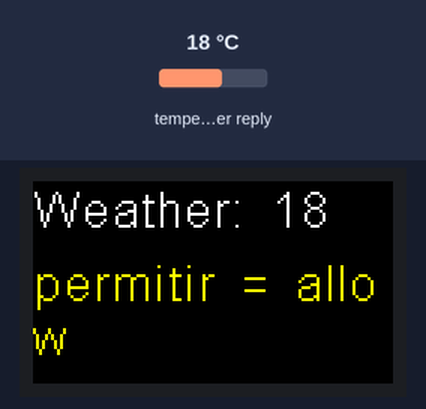
The sketch below on a simulated ESP32. Parts: 240×135 colour display. Inputs (shaded band) come from the test bench; at power-on: temperature in the weather reply 18 °C. WiFi joins after 1.5 s; servers stay silent unless stated; random numbers use the default seed unless the sketch sets one; web services answer with replies made up by the test bench; what the sketch prints to the serial monitor is not drawn.

Above: at 1.9 s.
At 62.3 s:
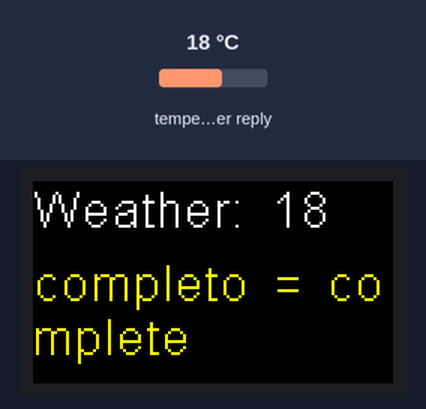
At 122.7 s:
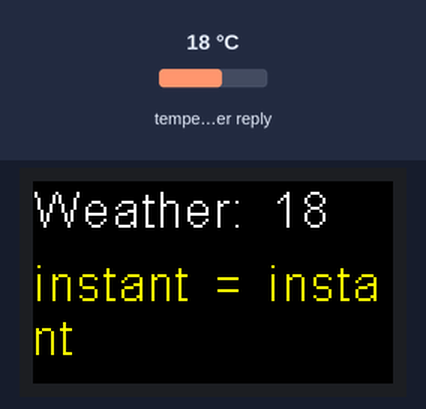

The sketch:

WeatherAndPortugueseCorrectFontFinal.ino
```cpp
#include <SPI.h>
#include <TFT_eSPI.h>

#include "MyFont.h"

#define GFXFF 1

#define MYFONT32 &FreeArial12full

TFT_eSPI tft = TFT_eSPI();

#include <WiFi.h>
#include <HTTPClient.h>
#include <ArduinoJson.h>


const char* ssid = "YOUR_WIFI";
const char* password = "YOUR_WIFI_PASSWORD";

const String endpoint = "http://api.openweathermap.org/data/2.5/weather?id=YOUR_CITY_ID&units=metric&APPID=";
const String key = "YOUR_KEY";

const String portWords[] = {"como = as", "seu = his", "que = that", "ele = he", "foi = was", "para = for", "em = on", "são = are", "com = with", "eles = they", "ser = be", "em = at", "uma = one", "tem = have", "este = this", "a partir de = from", "por = by", "quente = hot", "palavra = word", "mas = but", "o que = what", "alguns = some", "é = is", "ele = it", "você = you", "ou = or", "teve = had", "o = the", "de = of", "a = to", "e = and", "uma = a", "em = in", "nós = we", "lata = can", "fora = out", "outro = other", "foram = were", "que = which", "fazer = do", "seu = their", "tempo = time", "se = if", "vontade = will", "como = how", "disse = said", "uma = an", "cada = each", "dizer = tell", "faz = does", "conjunto = set", "três = three", "quer = want", "ar = air", "bem = well", "também = also", "jogar = play", "pequeno = small", "fim = end", "colocar = put", "casa = home", "ler = read", "mão = hand", "port = port", "grande = large", "soletrar = spell", "adicionar = add", "mesmo = even", "terra = land", "aqui = here", "necessário = must", "grande = big", "alto = high", "tais = such", "siga = follow", "ato = act", "por que = why", "perguntar = ask", "homens = men", "mudança = change", "fui = went", "luz = light", "tipo = kind", "off = off", "precisa = need", "casa = house", "imagem = picture", "tentar = try", "nós = us", "novamente = again", "animais = animal", "ponto = point", "mãe = mother", "mundo = world", "perto = near", "construir = build", "auto = self", "terra = earth", "pai = father", "qualquer = any", "novo = new", "trabalho = work", "parte = part", "tomar = take", "obter = get", "lugar = place", "feito = made", "viver = live", "onde = where", "depois = after", "de volta = back", "pouco = little", "apenas = only", "rodada = round", "homem = man", "ano = year", "veio = came", "exposição = show", "cada = every", "bom = good", "me = me", "dar = give", "nossa = our", "sob = under", "nome = name", "muito = very", "através = through", "justo = just", "forma = form", "sentença = sentence", "grande = great", "acho que = think", "dizer = say", "ajudar = help", "baixo = low", "linha = line", "diferir = differ", "vez = turn", "causa = cause", "muito = much", "significar = mean", "antes = before", "mudança = move", "direito = right", "menino = boy", "velho = old", "também = too", "mesmo = same", "ela = she", "tudo = all", "lá = there", "quando = when", "up = up", "usar = use", "seu = your", "maneira = way", "sobre = about", "muitos = many", "depois = then", "eles = them", "escrever = write", "faria = would", "como = like", "assim = so", "estes = these", "seu = her", "longo = long", "fazer = make", "coisa = thing", "veja = see", "ele = him", "dois = two", "tem = has", "olhar = look", "mais = more", "dia = day", "poderia = could", "ir = go", "vir = come", "fez = did", "número = number", "som = sound", "não = no", "mais = most", "pessoas = people", "meu = my", "sobre = over", "sei = know", "água = water", "que = than", "chamada = call", "primeiro = first", "que = who", "pode = may", "para baixo = down", "lado = side", "sido = been", "agora = now", "encontrar = find", "cabeça = head", "ficar = stand", "próprio = own", "página = page", "deveria = should", "país = country", "encontrado = found", "resposta = answer", "escola = school", "crescer = grow", "estudo = study", "ainda = still", "aprender = learn", "planta = plant", "cobertura = cover", "alimentos = food", "sol = sun", "quatro = four", "entre = between", "estado = state", "manter = keep", "olho = eye", "nunca = never", "último = last", "deixar = let", "pensava = thought", "cidade = city", "árvore = tree", "atravessar = cross", "fazenda = farm", "difícil = hard", "começo = start", "poder = might", "história = story", "serra = saw", "longe = far", "mar = sea", "desenhar = draw", "esquerda = left", "tarde = late", "run = run", "não = don’t", "enquanto = while", "imprensa = press", "perto = close", "noite = night", "reais = real", "vida = life", "poucos = few", "norte = north", "livro = book", "carregam = carry", "tomou = took", "ciência = science", "comer = eat", "quarto = room", "amigo = friend", "começou = began", "idéia = idea", "peixe = fish", "montanha = mountain", "Pare = stop", "uma vez = once", "base = base", "ouvir = hear", "cavalo = horse", "corte = cut", "certo = sure", "assista = watch", "cor = color", "rosto = face", "madeira = wood", "principal = main", "aberto = open", "parecem = seem", "juntos = together", "próximo = next", "branco = white", "crianças = children", "início = begin", "tem = got", "andar = walk", "exemplo = example", "facilidade = ease", "papel = paper", "grupo = group", "sempre = always", "música = music", "aqueles = those", "tanto = both", "marca = mark", "muitas vezes = often", "carta = letter", "até = until", "milha = mile", "rio = river", "carro = car", "pés = feet", "cuidados = care", "segunda = second", "suficiente = enough", "plain = plain", "menina = girl", "habitual = usual", "jovem = young", "pronto = ready", "acima = above", "sempre = ever", "vermelho = red", "lista = list", "embora = though", "sentir = feel", "Discussão = talk", "pássaro = bird", "em breve = soon", "corpo = body", "cão = dog", "família = family", "direto = direct", "representar = pose", "deixar = leave", "canção = song", "medir = measure", "porta = door", "produto = product", "preto = black", "curta = short", "numeral = numeral", "classe = class", "vento = wind", "pergunta = question", "acontecer = happen", "completo = complete", "navio = ship", "área = area", "metade = half", "rocha = rock", "ordem = order", "fogo = fire", "sul = south", "problema = problem", "peça = piece", "disse = told", "sabia = knew", "passar = pass", "desde = since", "topo = top", "inteiro = whole", "rei = king", "rua = street", "polegada = inch", "multiplicar = multiply", "nada = nothing", "curso = course", "ficar = stay", "roda = wheel", "completo = full", "força = force", "azul = blue", "objeto = object", "decidir = decide", "superfície = surface", "profunda = deep", "lua = moon", "ilha = island", "pé = foot", "sistema = system", "ocupado = busy", "teste = test", "registro = record", "barco = boat", "comum = common", "ouro = gold", "possível = possible", "avião = plane", "lugar = stead", "seca = dry", "pergunto = wonder", "risada = laugh", "mil = thousand", "atrás = ago", "ran = ran", "verifique = check", "jogo = game", "forma = shape", "equiparar = equate", "quente = hot", "senhorita = miss", "trouxe = brought", "calor = heat", "neve = snow", "pneu = tire", "trazer = bring", "sim = yes", "distante = distant", "preencher = fill", "leste = east", "pintar = paint", "linguagem = language", "entre = among", "unidade = unit", "poder = power", "cidade = town", "multa = fine", "certo = certain", "voar = fly", "cair = fall", "conduzir = lead", "grito = cry", "escuro = dark", "máquina = machine", "nota = note", "esperar = wait", "plano = plan", "figura = figure", "estrela = star", "caixa = box", "substantivo = noun", "campo = field", "resto = rest", "correto = correct", "capaz = able", "libra = pound", "done = done", "beleza = beauty", "unidade = drive", "se = stood", "contêm = contain", "frente = front", "ensinar = teach", "semana = week", "finais = final", "deu = gave", "verde = green", "ó = oh", "rápida = quick", "desenvolver = develop", "oceano = ocean", "quente = warm", "livre = free", "minuto = minute", "forte = strong", "especial = special", "mente = mind", "atrás = behind", "claro = clear", "cauda = tail", "produzir = produce", "fato = fact", "espaço = space", "ouvido = heard", "melhor = best", "horas = hour", "melhor = better", "verdade = true", "durante = during", "cem = hundred", "cinco = five", "lembre-se = remember", "passo = step", "cedo = early", "segurar = hold", "oeste = west", "solo = ground", "juros = interest", "alcançar = reach", "rápido = fast", "verbo = verb", "cantar = sing", "ouça = listen", "seis = six", "mesa = table", "viagens = travel", "menos = less", "manhã = morning", "dez = ten", "simples = simple", "vários = several", "vogal = vowel", "direção = toward", "guerra = war", "lay = lay", "contra = against", "padrão = pattern", "lento = slow", "centro = center", "amo = love", "pessoa = person", "dinheiro = money", "servir = serve", "aparecer = appear", "estrada = road", "mapa = map", "chuva = rain", "regra = rule", "governar = govern", "puxe = pull", "frio = cold", "aviso = notice", "voz = voice", "energia = energy", "caça = hunt", "provável = probable", "cama = bed", "irmão = brother", "ovo = egg", "passeio = ride", "celular = cell", "acreditar = believe", "talvez = perhaps", "escolher = pick", "súbita = sudden", "contar = count", "quadrado = square", "razão = reason", "comprimento = length", "representar = represent", "arte = art", "assunto = subject", "região = region", "tamanho = size", "variar = vary", "resolver = settle", "falar = speak", "peso = weight", "geral = general", "gelo = ice", "assunto = matter", "círculo = circle", "par = pair", "incluir = include", "dividir = divide", "sílaba = syllable", "sentido = felt", "grande = grand", "bola = ball", "ainda = yet", "onda = wave", "cair = drop", "coração = heart", "am = am", "presente = present", "pesado = heavy", "dança = dance", "motor = engine", "posição = position", "braço = arm", "ampla = wide", "vela = sail", "material de = material", "fração = fraction", "floresta = forest", "sentar-se = sit", "corrida = race", "janela = window", "loja = store", "verão = summer", "trem = train", "sono = sleep", "provar = prove", "solitário = lone", "perna = leg", "exercício = exercise", "parede = wall", "captura = catch", "mount = mount", "desejo = wish", "céu = sky", "conselho = board", "alegria = joy", "inverno = winter", "sat = sat", "escrito = written", "selvagem = wild", "instrumento = instrument", "guardado = kept", "vidro = glass", "grama = grass", "vaca = cow", "trabalho = job", "borda = edge", "sinal = sign", "visita = visit", "passado = past", "suave = soft", "diversão = fun", "brilhante = bright", "gás = gas", "tempo = weather", "mês = month", "milhão = million", "suportar = bear", "acabamento = finish", "feliz = happy", "Esperamos = hope", "flor = flower", "vestir = clothe", "estranho = strange", "gone = gone", "comércio = trade", "melodia = melody", "viagem = trip", "escritório = office", "receber = receive", "linha = row", "boca = mouth", "exata = exact", "símbolo = symbol", "morrer = die", "menos = least", "dificuldade = trouble", "grito = shout", "exceto = except", "escreveu = wrote", "semente = seed", "tom = tone", "juntar-se = join", "sugerir = suggest", "limpo = clean", "pausa = break", "senhora = lady", "quintal = yard", "subir = rise", "ruim = bad", "golpe = blow", "óleo = oil", "sangue = blood", "tocar = touch", "cresceu = grew", "cento = cent", "misturar = mix", "equipe = team", "fio = wire", "custo = cost", "perdido = lost", "marrom = brown", "desgaste = wear", "jardim = garden", "igual = equal", "enviado = sent", "escolher = choose", "caiu = fell", "caber = fit", "fluir = flow", "feira = fair", "banco = bank", "recolher = collect", "salvar = save", "controle = control", "decimal = decimal", "ouvido = ear", "mais = else", "bastante = quite", "quebrado = broke", "caso = case", "meio = middle", "matar = kill", "filho = son", "lago = lake", "momento = moment", "escala = scale", "alto = loud", "primavera = spring", "observar = observe", "criança = child", "reta = straight", "consoante = consonant", "nação = nation", "dicionário = dictionary", "leite = milk", "velocidade = speed", "método = method", "órgão = organ", "pagar = pay", "idade = age", "seção = section", "vestido = dress", "nuvem = cloud", "surpresa = surprise", "calma = quiet", "pedra = stone", "minúsculo = tiny", "subida = climb", "legal = cool", "projeto = design", "pobre = poor", "muito = lot", "experiência = experiment", "inferior = bottom", "chave = key", "ferro = iron", "único = single", "vara = stick", "plana = flat", "vinte = twenty", "pele = skin", "sorriso = smile", "vinco = crease", "buraco = hole", "saltar = jump", "bebê = baby", "oito = eight", "aldeia = village", "meet = meet", "raiz = root", "comprar = buy", "levantar = raise", "resolver = solve", "de metal = metal", "se = whether", "empurre = push", "sete = seven", "parágrafo = paragraph", "terceiro = third", "deve = shall", "held = held", "cabelo = hair", "descrever = describe", "cozinheiro = cook", "piso = floor", "ou = either", "resultado = result", "queimar = burn", "hill = hill", "seguro = safe", "cat = cat", "século = century", "considerar = consider", "tipo = type", "direito = law", "bit = bit", "costa = coast", "cópia = copy", "frase = phrase", "silenciosa = silent", "alto = tall", "areia = sand", "solo = soil", "rolo = roll", "temperatura = temperature", "dedo = finger", "indústria = industry", "valor = value", "luta = fight", "mentira = lie", "bater = beat", "excitar = excite", "naturais = natural", "vista = view", "sentido = sense", "Capital = capital", "não vai = won’t", "cadeira = chair", "perigo = danger", "frutas = fruit", "rico = rich", "grossa = thick", "soldado = soldier", "processo = process", "operar = operate", "prática = practice", "separado = separate", "difícil = difficult", "médico = doctor", "por favor = please", "proteger = protect", "meio-dia = noon", "colheita = crop", "moderno = modern", "elemento = element", "acertar = hit", "estudante = student", "canto = corner", "festa = party", "fornecimento = supply", "cuja = whose", "localizar = locate", "anel = ring", "caráter = character", "inseto = insect", "capturados = caught", "período = period", "indicam = indicate", "rádio = radio", "falou = spoke", "átomo = atom", "humano = human", "história = history", "efeito = effect", "elétrica = electric", "esperar = expect", "osso = bone", "trilho = rail", "imaginar = imagine", "fornecer = provide", "concordar = agree", "assim = thus", "suave = gentle", "mulher = woman", "capitão = captain", "acho que = guess", "necessário = necessary", "sharp = sharp", "asa = wing", "criar = create", "vizinho = neighbor", "lavagem = wash", "bat = bat", "vez = rather", "multidão = crowd", "milho = corn", "comparar = compare", "poema = poem", "corda = string", "sino = bell", "dependem = depend", "carne = meat", "esfregar = rub", "tubo = tube", "famoso = famous", "dólar = dollar", "córrego = stream", "medo = fear", "vista = sight", "fina = thin", "triângulo = triangle", "planeta = planet", "apressar = hurry", "chefe = chief", "colônia = colony", "relógio = clock", "mina = mine", "amarrar = tie", "introduzir = enter", "maior = major", "fresco = fresh", "pesquisa = search", "enviar = send", "amarelo = yellow", "pistola = gun", "permitir = allow", "impressão = print", "morto = dead", "local = spot", "deserto = desert", "terno = suit", "atual = current", "elevador = lift", "aumentou = rose", "chegar = arrive", "mestre = master", "trilha = track", "pai = parent", "costa = shore", "divisão = division", "folha = sheet", "substância = substance", "favorecer = favor", "conectar = connect", "pós = post", "passar = spend", "acorde = chord", "gordura = fat", "feliz = glad", "original = original", "share = share", "estação = station", "pai = dad", "pão = bread", "cobrar = charge", "adequada = proper", "bar = bar", "oferta = offer", "segmento = segment", "escravo = slave", "pato = duck", "instant = instant", "mercado = market", "grau = degree", "preencher = populate", "pinto = chick", "caro = dear", "inimigo = enemy", "responder = reply", "bebida = drink", "ocorrer = occur", "apoio = support", "discurso = speech", "natureza = nature", "gama = range", "vapor = steam", "movimento = motion", "caminho = path", "líquido = liquid", "log = log", "significava = meant", "quociente = quotient", "dentes = teeth", "casca = shell", "pescoço = neck", "oxigênio = oxygen", "açúcar = sugar", "morte = death", "bastante = pretty", "habilidade = skill", "mulheres = women", "temporada = season", "solução = solution", "ímã = magnet", "prata = silver", "obrigado = thank", "ramo = branch", "jogo = match", "sufixo = suffix", "especialmente = especially", "figo = fig", "medo = afraid", "enorme = huge", "irmã = sister", "aço = steel", "discutir = discuss", "para a frente = forward", "similar = similar", "orientar = guide", "experiência = experience", "contagem = score", "maçã = apple", "comprou = bought", "conduziu = led", "campo = pitch", "casaco = coat", "massa = mass", "cartão = card", "banda = band", "corda = rope", "deslizamento = slip", "vitória = win", "sonhar = dream", "noite = evening", "condição = condition", "alimentação = feed", "ferramenta = tool", "total de = total", "básico = basic", "cheiro = smell", "vale = valley", "nem = nor", "duplo = double", "assento = seat", "continuar = continue", "bloco = block", "gráfico = chart", "chapéu = hat", "vender = sell", "sucesso = success", "companhia = company", "subtrair = subtract", "evento = event", "especial = particular", "negócio = deal", "mergulho = swim", "prazo = term", "oposto = opposite", "esposa = wife", "sapato = shoe", "ombro = shoulder", "propagação = spread", "organizar = arrange", "acampamento = camp", "inventar = invent", "algodão = cotton", "Nascido = born", "determinar = determine", "quarto = quart", "nove = nine", "caminhão = truck", "ruído = noise", "nível = level", "oportunidade = chance", "recolher = gather", "loja = shop", "trecho = stretch", "jogar = throw", "brilho = shine", "propriedade = property", "coluna = column", "molécula = molecule", "selecione = select", "errado = wrong", "cinza = gray", "repetição = repeat", "exigir = require", "amplo = broad", "preparar = prepare", "sal = salt", "nariz = nose", "plural = plural", "raiva = anger", "reivindicação = claim", "continente = continent"};

int i = 0;

//==========================================================================================
void setup() {

  WiFi.begin(ssid, password);
  tft.init();
  tft.fillScreen(TFT_BLACK);


}

//==========================================================================================
void loop() {

  if ((WiFi.status() == WL_CONNECTED)) { //Check the current connection status
    HTTPClient http;
    http.begin(endpoint + key); //Specify the URL
    int httpCode = http.GET();  //Make the request

    if (httpCode > 0) { //Check for the returning code

        String payload = http.getString();
        DynamicJsonDocument doc(1024);
        deserializeJson(doc, payload);
        int8_t temperature = doc["main"]["temp"];
        Serial.println(temperature);
        String tempa = String(temperature);
        tft.init();
        tft.fillScreen(TFT_BLACK);
        tft.setCursor(1, 25);
        tft.setRotation(45);
        //tft.setTextSize(3);
        int randomize = random(0,998);
        String porta = portWords[randomize];

        tft.setTextColor(TFT_WHITE, TFT_BLACK);
        tft.setFreeFont(MYFONT32);                  // Select the font
        tft.setTextSize(2);
        tft.drawString("Weather: " + tempa, 1, 1, GFXFF);
        tft.setTextColor(0xFFE0);
        tft.setFreeFont(MYFONT32);
        tft.setCursor(1, 80);
        tft.println(porta);


      }


  http.end(); //Free the resources

  delay(60000);
  }
} // Loop back and do it all again
//==========================================================================================
```

Source omitted: MyFont.h (data table, 30317 bytes)

Measured:
- what the display in image 0 shows lasts 60.4 s, from 1.9 s to 62.3 s
